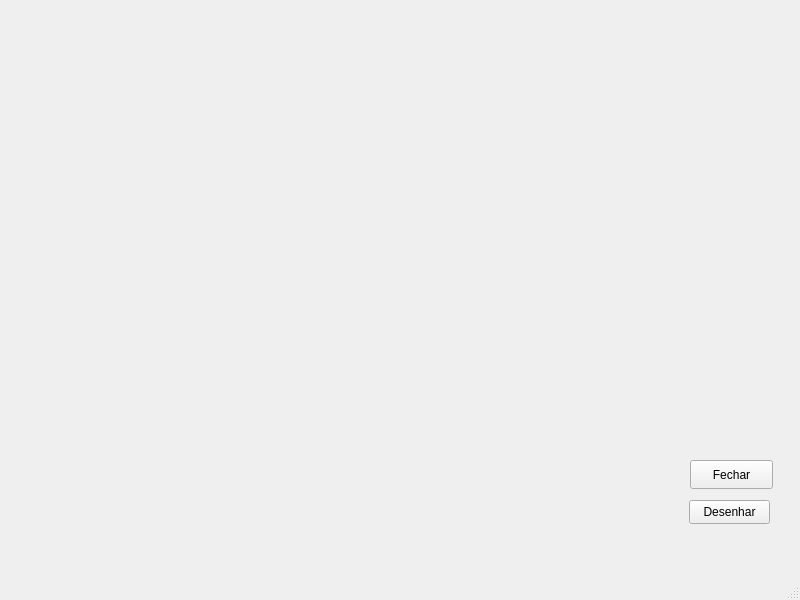
<?xml version="1.0" encoding="UTF-8"?>
<ui version="4.0">
 <class>MainWindow</class>
 <widget class="QMainWindow" name="MainWindow">
  <property name="geometry">
   <rect>
    <x>0</x>
    <y>0</y>
    <width>800</width>
    <height>600</height>
   </rect>
  </property>
  <property name="windowTitle">
   <string>MainWindow</string>
  </property>
  <widget class="QWidget" name="centralwidget">
   <widget class="QPushButton" name="PushButton">
    <property name="geometry">
     <rect>
      <x>689</x>
      <y>500</y>
      <width>81</width>
      <height>24</height>
     </rect>
    </property>
    <property name="text">
     <string>Desenhar</string>
    </property>
   </widget>
   <widget class="QPushButton" name="pushButton">
    <property name="geometry">
     <rect>
      <x>690</x>
      <y>460</y>
      <width>83</width>
      <height>29</height>
     </rect>
    </property>
    <property name="text">
     <string>Fechar</string>
    </property>
   </widget>
  </widget>
  <widget class="QMenuBar" name="menubar">
   <property name="geometry">
    <rect>
     <x>0</x>
     <y>0</y>
     <width>800</width>
     <height>25</height>
    </rect>
   </property>
  </widget>
  <widget class="QStatusBar" name="statusbar"/>
 </widget>
 <resources/>
 <connections/>
</ui>
